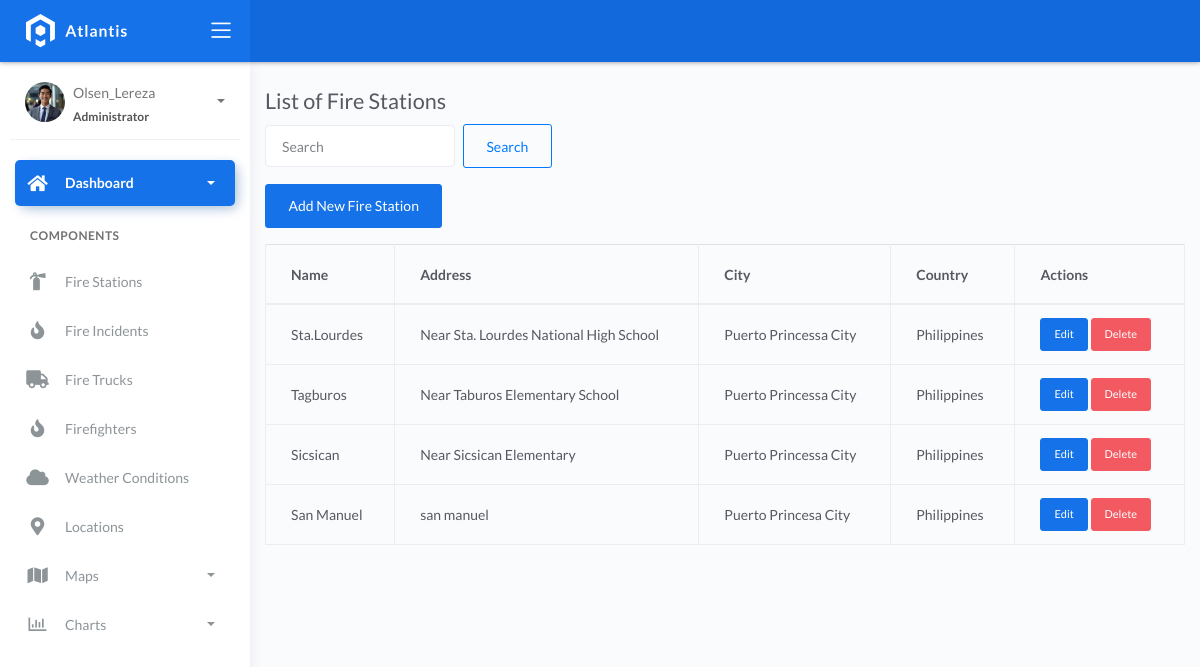
Before: /fire-stations/ with the older database file.
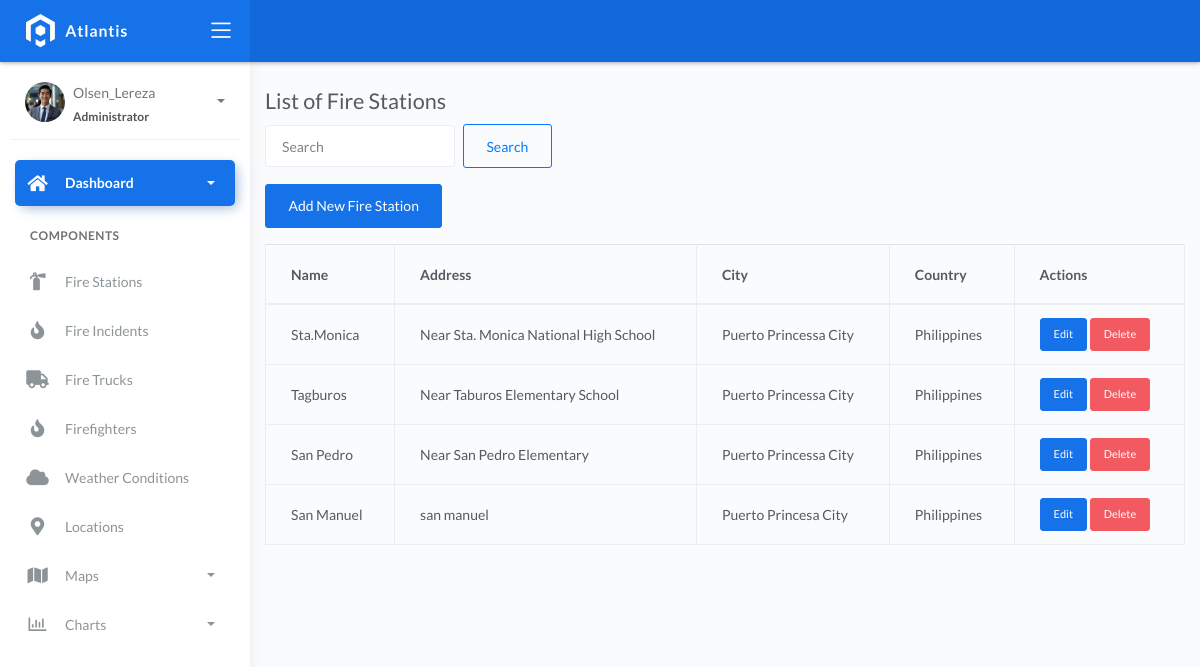
After: the same page with the newer database file.
### fire/models.py (models this page shows, shortened)
class BaseModel(models.Model):
    created_at = models.DateTimeField(auto_now_add=True, db_index=True)
    updated_at = models.DateTimeField(auto_now=True)
    class Meta:
        abstract = True

class FireStation(BaseModel):
    name = models.CharField(max_length=150)
    latitude = models.DecimalField(
        max_digits=22, decimal_places=16, null=True, blank=True)
    longitude = models.DecimalField(
        max_digits=22, decimal_places=16, null=True, blank=True)
    address = models.CharField(max_length=150)
    city = models.CharField(max_length=150)  # can be in separate table
    country = models.CharField(max_length=150)  # can be in separate table

### fire/views.py (the view, shortened to what this page needs)
# urls.py: path('fire-stations/', FireStationListView.as_view(), name='fire_station_list'),
class FireStationListView(ListView):
    model = FireStation
    context_object_name = 'stations'
    template_name = 'fire_station_list.html'
    paginate_by = 5
    def get_queryset(self, *args, **kwargs):
        qs = super().get_queryset(*args, **kwargs)
        return qs.order_by('id')

### templates/fire_station_list.html (shortened to what this page needs)
{% extends 'base.html' %}
{% block content %}
<div class="container">
  <div class="row">
    <div class="col-md-12">
      <h2 class="mt-4">List of Fire Stations</h2>
      <form method="get" class="form-inline mb-3">
        <input type="text" name="q" class="form-control mr-2" placeholder="Search" value="{{ request.GET.q }}">
        <button type="submit" class="btn btn-outline-primary">Search</button>
      </form>
      <a href="{% url 'fire_station_create' %}" class="btn btn-primary mb-3">Add New Fire Station</a>
      <table class="table table-bordered">
        <thead>
          <tr>
            <th>Name</th>
            <th>Address</th>
            <th>City</th>
            <th>Country</th>
            <th>Actions</th>
          </tr>
        </thead>
        <tbody>
          {% for station in stations %}
          <tr>
            <td>{{ station.name }}</td>
            <td>{{ station.address }}</td>
            <td>{{ station.city }}</td>
            <td>{{ station.country }}</td>
            <td>
              <a href="{% url 'fire_station_update' station.pk %}" class="btn btn-sm btn-primary">Edit</a>
              <a href="{% url 'fire_station_delete' station.pk %}" class="btn btn-sm btn-danger">Delete</a>
            </td>
          </tr>
          {% endfor %}
        </tbody>
      </table>
    </div>
  </div>
</div>
{% endblock %}

Changed rows visible on the page:
changed FireStation: name "Sta.Lourdes" → "Sta.Monica"; address "Near Sta. Lourdes National High School" → "Near Sta. Monica National High School"
changed FireStation: name "Sicsican" → "San Pedro"; address "Near Sicsican Elementary" → "Near San Pedro Elementary"
